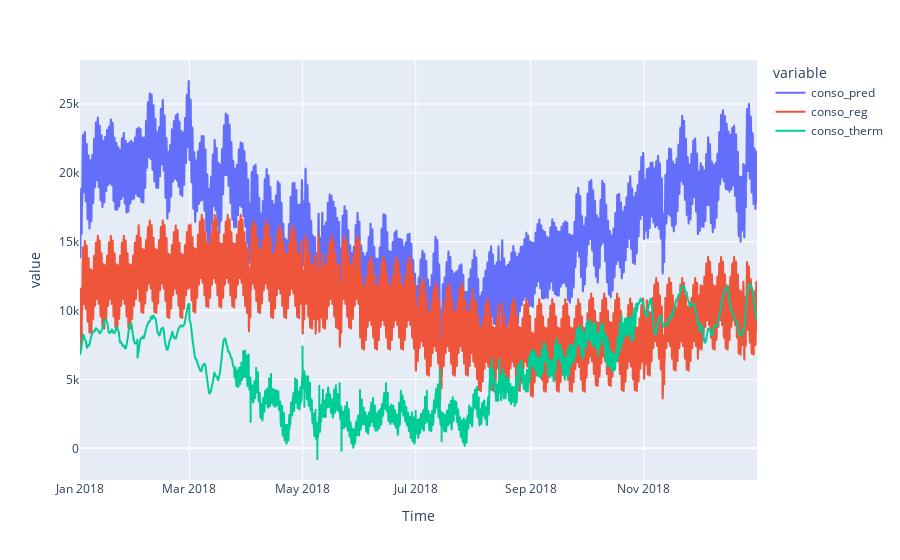

Notebook cell for this chart:
### Code cell
import plotly.express as px
px.line(data_frame=res)

### Figure 1 — Plotly figure (JSON) as saved in the notebook; plotly's stock layout.template omitted (floating-point values rounded to 4 significant figures; data arrays with more than 128 entries replaced by an {"elided": "..."} marker saying what was removed)
{"data": [{"hovertemplate": "variable=conso_pred<br>Time=%{x}<br>value=%{y}<extra></extra>", "legendgroup": "conso_pred", "line": {"color": "#636efa", "dash": "solid"}, "marker": {"symbol": "circle"}, "mode": "lines", "name": "conso_pred", "showlegend": true, "type": "scattergl", "x": {"elided": "8760 str values"}, "xaxis": "x", "y": {"elided": "8760 float values"}, "yaxis": "y"}, {"hovertemplate": "variable=conso_reg<br>Time=%{x}<br>value=%{y}<extra></extra>", "legendgroup": "conso_reg", "line": {"color": "#EF553B", "dash": "solid"}, "marker": {"symbol": "circle"}, "mode": "lines", "name": "conso_reg", "showlegend": true, "type": "scattergl", "x": {"elided": "8760 str values"}, "xaxis": "x", "y": {"elided": "8760 float values"}, "yaxis": "y"}, {"hovertemplate": "variable=conso_therm<br>Time=%{x}<br>value=%{y}<extra></extra>", "legendgroup": "conso_therm", "line": {"color": "#00cc96", "dash": "solid"}, "marker": {"symbol": "circle"}, "mode": "lines", "name": "conso_therm", "showlegend": true, "type": "scattergl", "x": {"elided": "8760 str values"}, "xaxis": "x", "y": {"elided": "8760 float values"}, "yaxis": "y"}], "layout": {"legend": {"title": {"text": "variable"}, "tracegroupgap": 0}, "margin": {"t": 60}, "xaxis": {"anchor": "y", "domain": [0, 1], "title": {"text": "Time"}}, "yaxis": {"anchor": "x", "domain": [0, 1], "title": {"text": "value"}}}}
